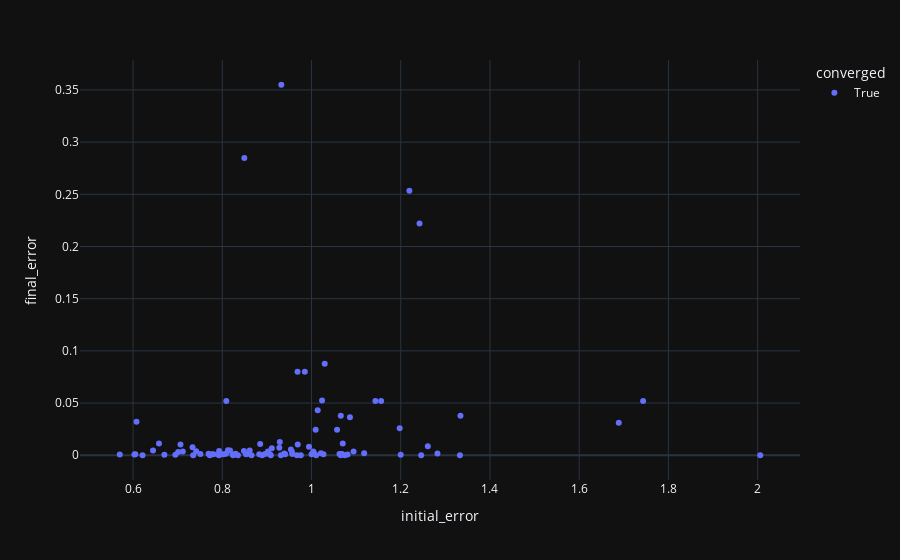

Source (notebook cell):
### Code cell
meta_data = pd.DataFrame([{'final_error': r.error, 'initial_error': r.initial_error, 'converged': r.converged, 'iterations': r.iterations} for r in results])
px.scatter(meta_data, x='initial_error', y='final_error', color='converged')
